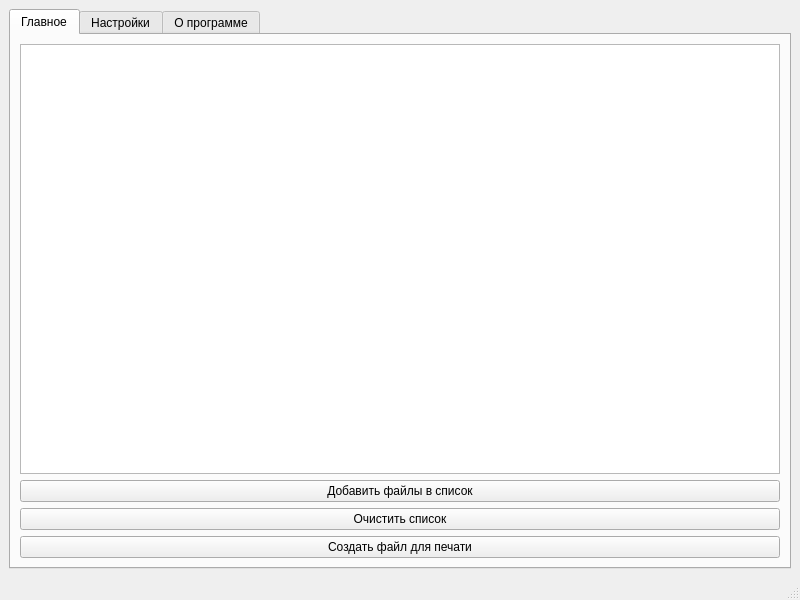
<?xml version="1.0" encoding="UTF-8"?>
<ui version="4.0">
 <class>MainWindow</class>
 <widget class="QMainWindow" name="MainWindow">
  <property name="geometry">
   <rect>
    <x>0</x>
    <y>0</y>
    <width>800</width>
    <height>600</height>
   </rect>
  </property>
  <property name="windowTitle">
   <string>Объединение штрихкодов</string>
  </property>
  <widget class="QWidget" name="centralwidget">
   <layout class="QVBoxLayout" name="verticalLayout">
    <item>
     <widget class="QTabWidget" name="tabWidget">
      <property name="currentIndex">
       <number>0</number>
      </property>
      <widget class="QWidget" name="tab_main">
       <attribute name="title">
        <string>Главное</string>
       </attribute>
       <layout class="QVBoxLayout" name="verticalLayout_2">
        <item>
         <widget class="QListWidget" name="listWidget_files">
          <property name="acceptDrops">
           <bool>true</bool>
          </property>
          <property name="toolTip">
           <string>Перетащите файлы со штрихкодами на это поле</string>
          </property>
          <property name="dragDropMode">
           <enum>QAbstractItemView::DropOnly</enum>
          </property>
          <property name="defaultDropAction">
           <enum>Qt::LinkAction</enum>
          </property>
         </widget>
        </item>
        <item>
         <widget class="QPushButton" name="pushButton_addFiles">
          <property name="text">
           <string>Добавить файлы в список</string>
          </property>
         </widget>
        </item>
        <item>
         <widget class="QPushButton" name="pushButton_clearList">
          <property name="text">
           <string>Очистить список</string>
          </property>
         </widget>
        </item>
        <item>
         <widget class="QPushButton" name="pushButton_generatePrint">
          <property name="text">
           <string>Создать файл для печати</string>
          </property>
         </widget>
        </item>
       </layout>
      </widget>
      <widget class="QWidget" name="tab_settings">
       <property name="sizePolicy">
        <sizepolicy hsizetype="Preferred" vsizetype="Preferred">
         <horstretch>0</horstretch>
         <verstretch>0</verstretch>
        </sizepolicy>
       </property>
       <attribute name="title">
        <string>Настройки</string>
       </attribute>
       <layout class="QVBoxLayout" name="verticalLayout_5">
        <item>
         <widget class="QGroupBox" name="groupBox_sizeA4">
          <property name="sizePolicy">
           <sizepolicy hsizetype="Maximum" vsizetype="Maximum">
            <horstretch>0</horstretch>
            <verstretch>0</verstretch>
           </sizepolicy>
          </property>
          <property name="minimumSize">
           <size>
            <width>330</width>
            <height>0</height>
           </size>
          </property>
          <property name="title">
           <string>Размер холста</string>
          </property>
          <layout class="QHBoxLayout" name="horizontalLayout">
           <item>
            <widget class="QSpinBox" name="spinBox_widthA4">
             <property name="sizePolicy">
              <sizepolicy hsizetype="MinimumExpanding" vsizetype="Fixed">
               <horstretch>0</horstretch>
               <verstretch>0</verstretch>
              </sizepolicy>
             </property>
             <property name="minimumSize">
              <size>
               <width>140</width>
               <height>0</height>
              </size>
             </property>
             <property name="toolTip">
              <string>Ширина холста</string>
             </property>
             <property name="statusTip">
              <string>Ширина холста</string>
             </property>
             <property name="alignment">
              <set>Qt::AlignRight|Qt::AlignTrailing|Qt::AlignVCenter</set>
             </property>
             <property name="buttonSymbols">
              <enum>QAbstractSpinBox::PlusMinus</enum>
             </property>
             <property name="accelerated">
              <bool>true</bool>
             </property>
             <property name="suffix">
              <string> пикс.</string>
             </property>
             <property name="prefix">
              <string>Ширина: </string>
             </property>
             <property name="minimum">
              <number>1</number>
             </property>
             <property name="maximum">
              <number>99999</number>
             </property>
             <property name="value">
              <number>1568</number>
             </property>
            </widget>
           </item>
           <item>
            <widget class="QSpinBox" name="spinBox_heightA4">
             <property name="sizePolicy">
              <sizepolicy hsizetype="MinimumExpanding" vsizetype="Fixed">
               <horstretch>0</horstretch>
               <verstretch>0</verstretch>
              </sizepolicy>
             </property>
             <property name="minimumSize">
              <size>
               <width>140</width>
               <height>0</height>
              </size>
             </property>
             <property name="toolTip">
              <string>Высота холста</string>
             </property>
             <property name="statusTip">
              <string>Высота холста</string>
             </property>
             <property name="alignment">
              <set>Qt::AlignRight|Qt::AlignTrailing|Qt::AlignVCenter</set>
             </property>
             <property name="buttonSymbols">
              <enum>QAbstractSpinBox::PlusMinus</enum>
             </property>
             <property name="accelerated">
              <bool>true</bool>
             </property>
             <property name="suffix">
              <string> пикс.</string>
             </property>
             <property name="prefix">
              <string>Высота: </string>
             </property>
             <property name="minimum">
              <number>1</number>
             </property>
             <property name="maximum">
              <number>99999</number>
             </property>
             <property name="value">
              <number>2218</number>
             </property>
            </widget>
           </item>
          </layout>
         </widget>
        </item>
        <item>
         <widget class="QGroupBox" name="groupBox_barcodeSpacing">
          <property name="sizePolicy">
           <sizepolicy hsizetype="Maximum" vsizetype="Maximum">
            <horstretch>0</horstretch>
            <verstretch>0</verstretch>
           </sizepolicy>
          </property>
          <property name="minimumSize">
           <size>
            <width>330</width>
            <height>0</height>
           </size>
          </property>
          <property name="title">
           <string>Расстояние между штрихкодами</string>
          </property>
          <layout class="QVBoxLayout" name="verticalLayout_4">
           <item>
            <widget class="QSpinBox" name="spinBox_barcodeHSpacing">
             <property name="alignment">
              <set>Qt::AlignRight|Qt::AlignTrailing|Qt::AlignVCenter</set>
             </property>
             <property name="buttonSymbols">
              <enum>QAbstractSpinBox::PlusMinus</enum>
             </property>
             <property name="suffix">
              <string> пикс.</string>
             </property>
             <property name="prefix">
              <string>Горизонтальное: </string>
             </property>
             <property name="maximum">
              <number>99999</number>
             </property>
            </widget>
           </item>
           <item>
            <widget class="QSpinBox" name="spinBox_barcodeVSpacing">
             <property name="alignment">
              <set>Qt::AlignRight|Qt::AlignTrailing|Qt::AlignVCenter</set>
             </property>
             <property name="buttonSymbols">
              <enum>QAbstractSpinBox::PlusMinus</enum>
             </property>
             <property name="suffix">
              <string> пикс.</string>
             </property>
             <property name="prefix">
              <string>Вертикальное: </string>
             </property>
             <property name="maximum">
              <number>99999</number>
             </property>
             <property name="value">
              <number>25</number>
             </property>
            </widget>
           </item>
          </layout>
         </widget>
        </item>
        <item>
         <widget class="QGroupBox" name="groupBox_barcodeDecoding">
          <property name="sizePolicy">
           <sizepolicy hsizetype="Maximum" vsizetype="Maximum">
            <horstretch>0</horstretch>
            <verstretch>0</verstretch>
           </sizepolicy>
          </property>
          <property name="minimumSize">
           <size>
            <width>330</width>
            <height>0</height>
           </size>
          </property>
          <property name="title">
           <string>Подписи под штрихкодами</string>
          </property>
          <property name="checkable">
           <bool>true</bool>
          </property>
          <property name="checked">
           <bool>true</bool>
          </property>
          <layout class="QVBoxLayout" name="verticalLayout_6">
           <item>
            <widget class="QSpinBox" name="spinBox_pixelFontHeight">
             <property name="alignment">
              <set>Qt::AlignRight|Qt::AlignTrailing|Qt::AlignVCenter</set>
             </property>
             <property name="buttonSymbols">
              <enum>QAbstractSpinBox::PlusMinus</enum>
             </property>
             <property name="suffix">
              <string> пикс.</string>
             </property>
             <property name="prefix">
              <string>Высота подписи под штрихкодом: </string>
             </property>
             <property name="minimum">
              <number>1</number>
             </property>
             <property name="maximum">
              <number>99999</number>
             </property>
             <property name="value">
              <number>25</number>
             </property>
            </widget>
           </item>
           <item>
            <widget class="QSpinBox" name="spinBox_marginText">
             <property name="alignment">
              <set>Qt::AlignRight|Qt::AlignTrailing|Qt::AlignVCenter</set>
             </property>
             <property name="buttonSymbols">
              <enum>QAbstractSpinBox::PlusMinus</enum>
             </property>
             <property name="suffix">
              <string> пикс.</string>
             </property>
             <property name="prefix">
              <string>Отступ подписи от штрихкода: </string>
             </property>
             <property name="maximum">
              <number>99999</number>
             </property>
             <property name="value">
              <number>5</number>
             </property>
            </widget>
           </item>
          </layout>
         </widget>
        </item>
        <item>
         <widget class="QPushButton" name="pushButton_saveSettings">
          <property name="sizePolicy">
           <sizepolicy hsizetype="Maximum" vsizetype="Fixed">
            <horstretch>0</horstretch>
            <verstretch>0</verstretch>
           </sizepolicy>
          </property>
          <property name="text">
           <string>Сохранить</string>
          </property>
         </widget>
        </item>
        <item>
         <spacer name="verticalSpacer_2">
          <property name="orientation">
           <enum>Qt::Vertical</enum>
          </property>
          <property name="sizeType">
           <enum>QSizePolicy::Expanding</enum>
          </property>
          <property name="sizeHint" stdset="0">
           <size>
            <width>20</width>
            <height>40</height>
           </size>
          </property>
         </spacer>
        </item>
       </layout>
      </widget>
      <widget class="QWidget" name="tab_about">
       <attribute name="title">
        <string>О программе</string>
       </attribute>
       <layout class="QVBoxLayout" name="verticalLayout_3">
        <item>
         <widget class="QTextBrowser" name="textBrowser">
          <property name="enabled">
           <bool>true</bool>
          </property>
          <property name="sizePolicy">
           <sizepolicy hsizetype="Expanding" vsizetype="Maximum">
            <horstretch>0</horstretch>
            <verstretch>0</verstretch>
           </sizepolicy>
          </property>
          <property name="mouseTracking">
           <bool>false</bool>
          </property>
          <property name="focusPolicy">
           <enum>Qt::NoFocus</enum>
          </property>
          <property name="acceptDrops">
           <bool>false</bool>
          </property>
          <property name="frameShape">
           <enum>QFrame::NoFrame</enum>
          </property>
          <property name="html">
           <string>&lt;!DOCTYPE HTML PUBLIC &quot;-//W3C//DTD HTML 4.0//EN&quot; &quot;http://www.w3.org/TR/REC-html40/strict.dtd&quot;&gt;
&lt;html&gt;&lt;head&gt;&lt;meta name=&quot;qrichtext&quot; content=&quot;1&quot; /&gt;&lt;style type=&quot;text/css&quot;&gt;
p, li { white-space: pre-wrap; }
&lt;/style&gt;&lt;/head&gt;&lt;body style=&quot; font-family:'MS Shell Dlg 2'; font-size:7.8pt; font-weight:400; font-style:normal;&quot;&gt;
&lt;p align=&quot;center&quot; style=&quot; margin-top:0px; margin-bottom:0px; margin-left:0px; margin-right:0px; -qt-block-indent:0; text-indent:0px;&quot;&gt;&lt;span style=&quot; font-size:8pt; font-weight:600;&quot;&gt;Объединение штрихкодов&lt;/span&gt;&lt;/p&gt;
&lt;p align=&quot;center&quot; style=&quot;-qt-paragraph-type:empty; margin-top:0px; margin-bottom:0px; margin-left:0px; margin-right:0px; -qt-block-indent:0; text-indent:0px; font-size:8pt; font-weight:600;&quot;&gt;&lt;br /&gt;&lt;/p&gt;
&lt;p align=&quot;center&quot; style=&quot; margin-top:0px; margin-bottom:0px; margin-left:0px; margin-right:0px; -qt-block-indent:0; text-indent:0px;&quot;&gt;&lt;span style=&quot; font-size:8pt;&quot;&gt;Данное приложение позволяет объединить несколько файлов-изображений со штрихкодами в один лист, готовый для печати.&lt;/span&gt;&lt;/p&gt;
&lt;p align=&quot;center&quot; style=&quot;-qt-paragraph-type:empty; margin-top:0px; margin-bottom:0px; margin-left:0px; margin-right:0px; -qt-block-indent:0; text-indent:0px; font-size:8pt;&quot;&gt;&lt;br /&gt;&lt;/p&gt;
&lt;p align=&quot;center&quot; style=&quot; margin-top:0px; margin-bottom:0px; margin-left:0px; margin-right:0px; -qt-block-indent:0; text-indent:0px;&quot;&gt;&lt;a href=&quot;https://github.com/Atronar/barcode_merger&quot;&gt;&lt;span style=&quot; font-size:8pt; text-decoration: underline; color:#0000ff;&quot;&gt;Github&lt;/span&gt;&lt;/a&gt;&lt;/p&gt;&lt;/body&gt;&lt;/html&gt;</string>
          </property>
          <property name="textInteractionFlags">
           <set>Qt::LinksAccessibleByKeyboard|Qt::LinksAccessibleByMouse</set>
          </property>
          <property name="openExternalLinks">
           <bool>true</bool>
          </property>
         </widget>
        </item>
        <item>
         <spacer name="verticalSpacer">
          <property name="orientation">
           <enum>Qt::Vertical</enum>
          </property>
          <property name="sizeType">
           <enum>QSizePolicy::Expanding</enum>
          </property>
          <property name="sizeHint" stdset="0">
           <size>
            <width>20</width>
            <height>40</height>
           </size>
          </property>
         </spacer>
        </item>
        <item>
         <widget class="QFrame" name="frame_version">
          <property name="sizePolicy">
           <sizepolicy hsizetype="Preferred" vsizetype="Maximum">
            <horstretch>0</horstretch>
            <verstretch>0</verstretch>
           </sizepolicy>
          </property>
          <property name="frameShape">
           <enum>QFrame::NoFrame</enum>
          </property>
          <layout class="QHBoxLayout">
           <item>
            <widget class="QLabel" name="label_versionText">
             <property name="mouseTracking">
              <bool>false</bool>
             </property>
             <property name="text">
              <string>Версия:</string>
             </property>
             <property name="alignment">
              <set>Qt::AlignRight|Qt::AlignTrailing|Qt::AlignVCenter</set>
             </property>
            </widget>
           </item>
           <item>
            <widget class="QLabel" name="label_version">
             <property name="text">
              <string>тестовая</string>
             </property>
             <property name="textInteractionFlags">
              <set>Qt::LinksAccessibleByMouse|Qt::TextSelectableByKeyboard|Qt::TextSelectableByMouse</set>
             </property>
            </widget>
           </item>
          </layout>
         </widget>
        </item>
       </layout>
      </widget>
     </widget>
    </item>
   </layout>
  </widget>
  <widget class="QStatusBar" name="statusbar"/>
 </widget>
 <tabstops>
  <tabstop>tabWidget</tabstop>
  <tabstop>listWidget_files</tabstop>
  <tabstop>pushButton_addFiles</tabstop>
  <tabstop>pushButton_clearList</tabstop>
  <tabstop>pushButton_generatePrint</tabstop>
  <tabstop>spinBox_widthA4</tabstop>
  <tabstop>spinBox_heightA4</tabstop>
  <tabstop>spinBox_barcodeHSpacing</tabstop>
  <tabstop>spinBox_barcodeVSpacing</tabstop>
  <tabstop>groupBox_barcodeDecoding</tabstop>
  <tabstop>spinBox_pixelFontHeight</tabstop>
  <tabstop>spinBox_marginText</tabstop>
  <tabstop>textBrowser</tabstop>
 </tabstops>
 <resources/>
 <connections/>
</ui>
